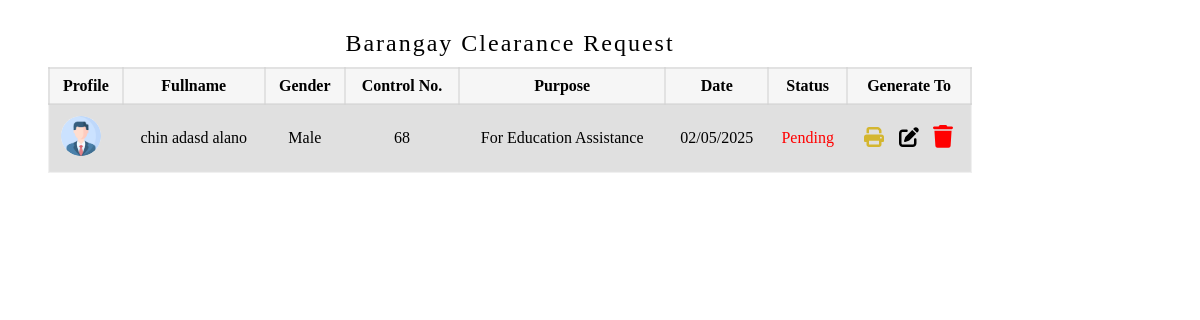
The app's page /administrator/admin_panel/certificate_folder/clearance.php with its own data.
### tables this page shows
CREATE TABLE `barangay_request` (
  `firstname` varchar(200) NOT NULL,
  `middlename` varchar(200) NOT NULL,
  `lastname` varchar(200) NOT NULL,
  `age` int(200) NOT NULL,
  `request_document` varchar(200) NOT NULL,
  `house_number` varchar(200) NOT NULL,
  `sitio_pook` varchar(200) NOT NULL,
  `birthday` date NOT NULL,
  `place_of_birth` varchar(200) NOT NULL,
  `contact_no` varchar(200) NOT NULL,
  `contact_person` varchar(200) NOT NULL,
  `contact_no_contact_person` varchar(200) NOT NULL,
  `live_since_year` varchar(200) NOT NULL,
  `purpose` varchar(200) NOT NULL,
  `status` int(200) NOT NULL,
  `gender` varchar(200) NOT NULL,
  `date_request` date NOT NULL,
  `profile` varchar(200) NOT NULL,
  `user_id` int(11) NOT NULL,
  `id` int(11) NOT NULL
);

### administrator/admin_panel/certificate_folder/clearance.php (the view, shortened to what this page needs)
<!DOCTYPE html>
<html lang="en">
<head>
    <link rel="stylesheet" href="/BIS/administrator/admin_panel/certificate_folder/table_doc.css">
</head>
<body>
        <?php require("../../../database/conn_db.php");
                $sql = "SELECT DISTINCT * FROM barangay_request WHERE request_document = 'Barangay Clearance' ORDER BY id DESC LIMIT 12";
                $result = $conn->query($sql);
                if ($result->num_rows > 0) {?>
            <div id = "searchresult">
                <table>
                        <caption>Barangay Clearance Request</caption>
                        <tr>
                            <th>Profile</th>
                            <th>Fullname</th>
                            <th>Gender</th>
                            <th>Control No.</th>
                            <th>Purpose</th>
                            <th>Date</th>
                            <th>Status</th>
                            <th>Generate To</th>
                        </tr>
                        <?php
                             while($row = $result->fetch_assoc()) {
                                $id = $row['id'];
                                $firstname = $row["firstname"];
                                $lastname = $row["lastname"];
                                $middlename = $row["middlename"];
                                $purpose = $row["purpose"];
                                $gender = $row["gender"];
                                $profile = $row["profile"];
                                $date_request = $row["date_request"];
                                ?>
                                 <tr class = "table_hover">
                                 <td class = "img"><img src="/BIS/asset/image/user_profile/<?php echo $profile; ?>" alt="" width = 500/></td>
                                    <td><?php echo $firstname ." ". $middlename ." ". $lastname; ?></td>
                                    <td><?php echo $gender; ?></td>
                                    <td><?php echo $id; ?></td>
                                    <td><?php echo $purpose; ?></td>
                                    <td><?php echo  date('m/d/Y',strtotime($date_request));?></td>
                                    <td  style = 'color:blue;'>
                                        <?php
                                            $satus_document =  $row['status'] ;
                                            if ($satus_document == 0){
                                                echo "<p style = 'color:#00572060;'>No data</p>";
                                            }
                                            else if ($satus_document == 1){
                                                echo "<p style = 'color:red;'>Pending</p>";
                                            }
                                        ?>
                                    </td>
                                    <td>
                                        <div id="form_up_del_official">
                                            <button  id = "barangay_print" class = "print_btn" data-id= <?php echo $row ["id"] ?> ></button>
                                            <button id = "edit_list" class = "edit_btn_manage" data-id= <?php echo $row ["id"] ?>></button>
                                            <button id = "delete_official_btn" class = "delete_btn_clearance" data-id= <?php echo $row ["id"] ?>></button>
                                        </div>
                                        </td>
                                </tr>
                                <?php
                            }
                        ?>
                </table>
                        </div>
                <?php
                }
                ?>
                            <?php include("print.php");?>
                        <?php include("update_req_list.php");?>
                        <?php include("add_request.php");?>
</body>
</html>

### administrator/admin_panel/certificate_folder/table_doc.css (style rules this page uses)
table { border: 2px solid rgba(228, 228, 228, 0.39); margin-left:40px; margin-top: 20px; background-color: rgba(226, 226, 226, 0.322); width: 77vw; border-collapse: collapse; transition: all 0.5s ease; border-radius:4px; font-family: "sub_text"; text-align: center; color: var(--1st-text-color); overflow-x: scroll; }
table .img img { height: 40px; width: 40px; border-radius: 20px; border: 1px solid var(--btn-color); margin-left: -10px; }
table td { padding: 8px; }
table th { border: 2px solid rgba(211, 211, 211, 0.562); padding: 8px; }
table tr:nth-child(even) { background-color: #a7a5a548; }
caption { font-size: 2vw; letter-spacing: 2px; background-color: var(--2nd-bg-color); padding-bottom: 10px; padding-top: 10px; color: var(--bg-color); border-radius: 4px; }
#delete_official_btn { color: rgba(255, 0, 0, 0.342); }
#form_up_del_official { display: flex; justify-content:space-evenly ; align-items: center; }
#edit_list { color: var(--bg-color); cursor: pointer; padding: 3px 5px 3px 5px; background-color: transparent; border-radius: 4px; font-size: 0.9rem; outline: none; border: none; }
#edit_list svg { width: 20px; fill: var(--other-color); }
#barangay_print { color: var(--bg-color); cursor: pointer; padding: 3px 5px 3px 5px; background-color: transparent; border-radius: 4px; font-size: 0.9rem; outline: none; border: none; }
#barangay_print svg { width: 20px; fill: #d4b62f; }
#delete_official_btn { color: var(--bg-color); cursor: pointer; padding: 3px 5px 3px 5px; background-color: transparent; border-radius: 4px; border: 1px solid rgb(197, 197, 197); outline: none; border: none; font-size: 0.9rem; }
#delete_official_btn svg { width: 20px; fill: red; }

### records on screen
barangay_request: profile (picture), firstname "chin", middlename "adasd", lastname "alano", gender "Male", id "68", purpose "For Education Assistance", date_request "02/05/2025", status "Pending"
